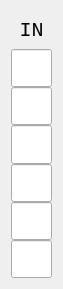
    <widget class="QWidget" name="layoutWidget">
     <property name="geometry">
      <rect>
       <x>30</x>
       <y>30</y>
       <width>63</width>
       <height>289</height>
      </rect>
     </property>
     <layout class="QVBoxLayout" name="verticalLayout">
      <property name="spacing">
       <number>0</number>
      </property>
      <item>
       <widget class="QLabel" name="inlabel">
        <property name="sizePolicy">
         <sizepolicy hsizetype="Preferred" vsizetype="Expanding">
          <horstretch>0</horstretch>
          <verstretch>0</verstretch>
         </sizepolicy>
        </property>
        <property name="font">
         <font>
          <family>Consolas</family>
          <pointsize>15</pointsize>
         </font>
        </property>
        <property name="text">
         <string>IN</string>
        </property>
        <property name="alignment">
         <set>Qt::AlignCenter</set>
        </property>
       </widget>
      </item>
      <item>
       <widget class="QLineEdit" name="inline1">
        <property name="enabled">
         <bool>true</bool>
        </property>
        <property name="sizePolicy">
         <sizepolicy hsizetype="Expanding" vsizetype="Expanding">
          <horstretch>0</horstretch>
          <verstretch>0</verstretch>
         </sizepolicy>
        </property>
        <property name="font">
         <font>
          <family>Consolas</family>
          <pointsize>12</pointsize>
         </font>
        </property>
        <property name="alignment">
         <set>Qt::AlignCenter</set>
        </property>
        <property name="readOnly">
         <bool>true</bool>
        </property>
       </widget>
      </item>
      <item>
       <widget class="QLineEdit" name="inline2">
        <property name="enabled">
         <bool>true</bool>
        </property>
        <property name="sizePolicy">
         <sizepolicy hsizetype="Expanding" vsizetype="Expanding">
          <horstretch>0</horstretch>
          <verstretch>0</verstretch>
         </sizepolicy>
        </property>
        <property name="font">
         <font>
          <family>Consolas</family>
          <pointsize>12</pointsize>
         </font>
        </property>
        <property name="alignment">
         <set>Qt::AlignCenter</set>
        </property>
        <property name="readOnly">
         <bool>true</bool>
        </property>
       </widget>
      </item>
      <item>
       <widget class="QLineEdit" name="inline3">
        <property name="enabled">
         <bool>true</bool>
        </property>
        <property name="sizePolicy">
         <sizepolicy hsizetype="Expanding" vsizetype="Expanding">
          <horstretch>0</horstretch>
          <verstretch>0</verstretch>
         </sizepolicy>
        </property>
        <property name="font">
         <font>
          <family>Consolas</family>
          <pointsize>12</pointsize>
         </font>
        </property>
        <property name="alignment">
         <set>Qt::AlignCenter</set>
        </property>
        <property name="readOnly">
         <bool>true</bool>
        </property>
       </widget>
      </item>
      <item>
       <widget class="QLineEdit" name="inline4">
        <property name="enabled">
         <bool>true</bool>
        </property>
        <property name="sizePolicy">
         <sizepolicy hsizetype="Expanding" vsizetype="Expanding">
          <horstretch>0</horstretch>
          <verstretch>0</verstretch>
         </sizepolicy>
        </property>
        <property name="font">
         <font>
          <family>Consolas</family>
          <pointsize>12</pointsize>
         </font>
        </property>
        <property name="alignment">
         <set>Qt::AlignCenter</set>
        </property>
        <property name="readOnly">
         <bool>true</bool>
        </property>
       </widget>
      </item>
      <item>
       <widget class="QLineEdit" name="inline5">
        <property name="enabled">
         <bool>true</bool>
        </property>
        <property name="sizePolicy">
         <sizepolicy hsizetype="Expanding" vsizetype="Expanding">
          <horstretch>0</horstretch>
          <verstretch>0</verstretch>
         </sizepolicy>
        </property>
        <property name="font">
         <font>
          <family>Consolas</family>
          <pointsize>12</pointsize>
         </font>
        </property>
        <property name="alignment">
         <set>Qt::AlignCenter</set>
        </property>
        <property name="readOnly">
         <bool>true</bool>
        </property>
       </widget>
      </item>
      <item>
       <widget class="QLineEdit" name="inline6">
        <property name="enabled">
         <bool>true</bool>
        </property>
        <property name="sizePolicy">
         <sizepolicy hsizetype="Expanding" vsizetype="Expanding">
          <horstretch>0</horstretch>
          <verstretch>0</verstretch>
         </sizepolicy>
        </property>
        <property name="font">
         <font>
          <family>Consolas</family>
          <pointsize>12</pointsize>
         </font>
        </property>
        <property name="alignment">
         <set>Qt::AlignCenter</set>
        </property>
        <property name="readOnly">
         <bool>true</bool>
        </property>
       </widget>
      </item>
     </layout>
    </widget>
